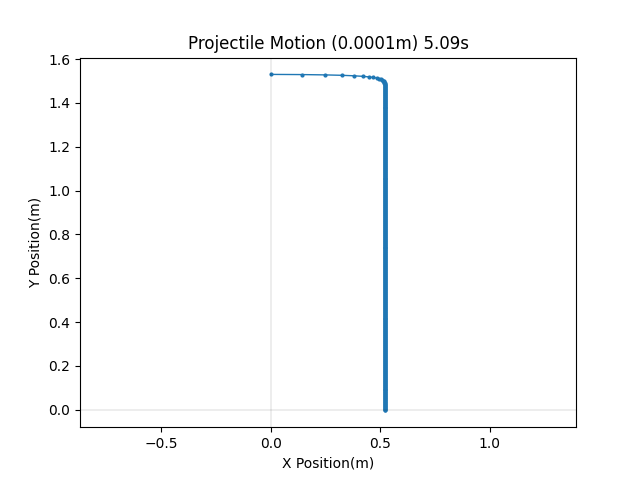

This figure's Python source:
import math
import numpy as np
import matplotlib.pyplot as plt

d=0.0001


t_set = 1000
dt = 0.01
rho = 1000
r = d / 2
n = 6 * math.pi * 1.8 * 10 ** -5 * r
h = 1.73 - 0.2
vx0 = 20
vy0 = 0
g = 9.80665
V = (4 * math.pi * r ** 3)/3
m = V * rho

# x_pos = [0.0]
# y_pos = [h]


def position(d, t_set):
    x_max=0.0
    t_max=0.0
    x_pos = [0.0]
    y_pos = [h]


    steps = int(t_set / dt)
    for i in range(1, steps + 1):
        t = i * dt
        # print(math.exp(-n * t / m)-1)
        x_pos.append(vx0 * math.exp(-n * t / m) * dt + x_pos[i - 1])
        y_pos.append(m * g / n * (math.exp(-n * t / m) - 1) * dt + y_pos[i - 1])
        if(y_pos[i] < 0):
            x_max= x_pos[i]
            t_max = t
            break
    
    return x_pos, y_pos, x_max, t_max

# 対数の横軸
# d_values = [10**i for i in range(-6, 0)] 
# d_values = np.logspace(-6, 0, num=100)
# x_max_values=[]
# y_max_values=[]
# for d in d_values:
#     x,y,x_max,y_max = position(d,t_set)
#     x_max_values.append(x_max)
#     y_max_values.append(y_max)

x_pos, y_pos,x_max,t_max= position(d, t_set)

# グラフの描画
plt.plot(x_pos, y_pos, markersize=2 ,marker='o', linewidth=1.0)
print(t_max)
label = "Projectile Motion (" + str(d) + "m) " + str(t_max) + "s"
plt.title(label)
plt.xlabel('X Position(m)')
plt.ylabel('Y Position(m)')
plt.axis('equal')
plt.axhline(0, color='black', linewidth=0.1)
plt.axvline(0, color='black', linewidth=0.1)
plt.savefig('PM.png')
plt.show()
